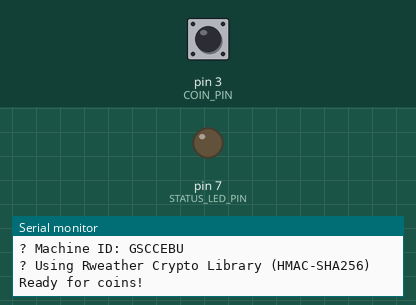
A sketch run on a simulated Arduino Uno, built with avr-gcc and run on an emulated ATmega328P. Parts: output pins drawn as LEDs (lit = HIGH), the last lines printed to the serial monitor. Dashed ring = blinking. The test bench sets the inputs (shaded band); at power-on: pin 3 (COIN_PIN) HIGH. WiFi joins after 1.5 s; servers stay silent unless stated.

Above: at 4.0 s.
4.1 s: pin 3 (COIN_PIN) pulled LOW for 0.15 s
At 4.47 s:
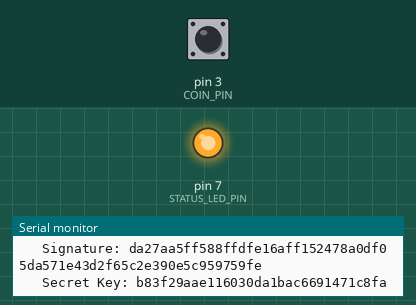
6.1 s: pin 3 (COIN_PIN) pulled LOW for 1 s
At 7.0 s:
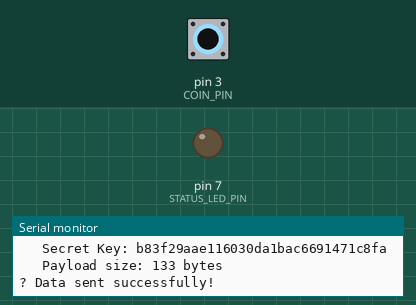
8.6 s: pin 3 (COIN_PIN) pulsed LOW 2 times (0.12 s each, 0.3 s apart)
At 9.33 s:
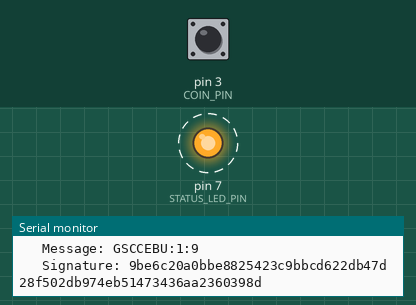
11.0 s: pin 3 (COIN_PIN) driven LOW
At 12.0 s:
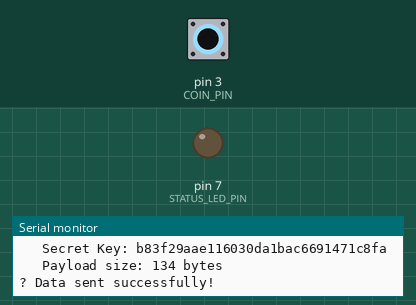
Timing chart, 0 to 14.0 s (numbered marks = the images above; inputs shaded):
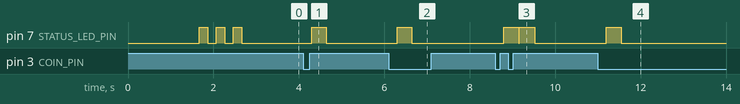

Measured:
- after the input at 4.1 s, pin 7 (STATUS_LED_PIN): LOW → HIGH after 0.20 s, → LOW 0.34 s later
- after the input at 6.1 s, pin 7 (STATUS_LED_PIN): LOW → HIGH after 0.20 s, → LOW 0.34 s later
- after the input at 8.6 s, pin 7 (STATUS_LED_PIN): alternates HIGH for 0.36 s and LOW for 0.01 s, 4 changes in all, then stays LOW, starting after 0.20 s
- after the input at 11.0 s, pin 7 (STATUS_LED_PIN): LOW → HIGH after 0.20 s, → LOW 0.35 s later

The sketch:

Nano.ino
```cpp
/*
 * Wi-Fi Vendo Machine - Coin Sender (v3)
 * Hardware: Arduino Nano + W5500 Ethernet Shield + Coin Acceptor
 *
 * UPDATES IN v3:
 * - Uses HMAC-SHA256 signature verification (secure)
 * - Sends timestamp to prevent replay attacks
 * - Uses Rweather's Arduino Cryptography Library (professional, battle-tested)
 *
 * --- WIRING GUIDE ---
 * Coin Signal Wire:  D3 (Must be D2 or D3 for interrupts)
 * Ethernet CS Pin:   D10 (Standard for most shields)
 * Ethernet MOSI:     D11
 * Ethernet MISO:     D12
 * Ethernet SCK:      D13
 * Status LED:        D7 (Optional)
 *
 * !!! SAFETY WARNING !!!
 * Ensure your Coin Acceptor signal does NOT send 12V to the Arduino.
 * Use a diode or voltage divider if the signal is powered.
 *
 * !!! LIBRARY REQUIREMENT !!!
 * Install Rweather's "Crypto" library:
 * https://github.com/rweather/arduinolibs
 * Or via Arduino IDE: Sketch ? Include Library ? Manage Libraries ? Search "Crypto" by Rweather
 */

#include <SPI.h>
#include <Ethernet.h>
#include <Crypto.h>
#include <SHA256.h>

// ==========================================
//      HARDWARE CONFIGURATION (EDIT HERE)
// ==========================================

// 1. PIN DEFINITIONS
#define COIN_PIN        3    // MUST be 2 or 3 on Nano/Uno
#define ETHERNET_CS_PIN 10   // Default is 10. Change if your shield uses 8 or 4.
#define STATUS_LED_PIN  7    // LED that blinks when data is sent

// 2. COIN SLOT SETTINGS
#define INTERRUPT_TRIGGER FALLING
#define PULSE_DELAY_MS    200     // Debounce time to separate distinct coins

// 3. NETWORK SETTINGS
byte mac[] = { 0xDE, 0xAD, 0xBE, 0xEF, 0xFE, 0xED };
const char* serverHost = "chymzj.golden-success.com";  // Domain only (no http://)
int serverPort = 80;                // HTTP default port

// 4. SECURITY - HMAC Configuration
// MUST match the HmacSecretKey in your .NET appsettings.json
const char* machineId = "GSCCEBU";
const char* hmacSecretKey = "b83f29aae116030da1bac6691471c8fa";

// ==========================================
//      END OF CONFIGURATION
// ==========================================

EthernetClient client;
volatile int pulseCount = 0;
unsigned long lastPulseTime = 0;
bool coinInserted = false;
unsigned long systemStartTime = 0;

void setup() {
  Serial.begin(9600);

  systemStartTime = millis();

  Serial.println(F("\n========================================"));
  Serial.println(F("Wi-Fi Vendo v3 - HMAC Secured"));
  Serial.println(F("========================================"));

  // Setup Pins
  pinMode(STATUS_LED_PIN, OUTPUT);
  pinMode(COIN_PIN, INPUT_PULLUP);

  // Attach Interrupt
  attachInterrupt(digitalPinToInterrupt(COIN_PIN), onCoinPulse, INTERRUPT_TRIGGER);

  Serial.println(F("Initializing Ethernet..."));

  // Initialize Ethernet with specific CS pin
  Ethernet.init(ETHERNET_CS_PIN);

  if (Ethernet.begin(mac) == 0) {
    Serial.println(F("ERROR: Failed to configure Ethernet using DHCP"));
    while (true) {
      digitalWrite(STATUS_LED_PIN, HIGH); delay(100);
      digitalWrite(STATUS_LED_PIN, LOW); delay(100);
    }
  }

  Serial.print(F("? Connected! Device IP: "));
  Serial.println(Ethernet.localIP());
  Serial.print(F("? Server: "));
  Serial.print(serverHost);
  Serial.print(F(":"));
  Serial.println(serverPort);
  Serial.print(F("? Machine ID: "));
  Serial.println(machineId);
  Serial.println(F("? Using Rweather Crypto Library (HMAC-SHA256)"));

  // Blink LED to indicate ready
  for(int i=0; i<3; i++) {
    digitalWrite(STATUS_LED_PIN, HIGH); delay(200);
    digitalWrite(STATUS_LED_PIN, LOW); delay(200);
  }

  Serial.println(F("Ready for coins!\n"));
}

void loop() {
  // Check if coin was inserted and debounce time has passed
  if (coinInserted && (millis() - lastPulseTime > PULSE_DELAY_MS)) {

    int pulsesToSend = 0;

    // Disable interrupts briefly to read/reset the volatile counter safely
    noInterrupts();
    pulsesToSend = pulseCount;
    pulseCount = 0;
    coinInserted = false;
    interrupts();

    if (pulsesToSend > 0) {
      sendCoinData(pulsesToSend);
    }
  }
}

// Interrupt Service Routine (Runs immediately when coin passes)
void onCoinPulse() {
  pulseCount++;
  lastPulseTime = millis();
  coinInserted = true;
}

// ==========================================
//      HMAC-SHA256 SIGNATURE COMPUTATION
// ==========================================

/**
 * Computes HMAC-SHA256 signature using Rweather's Crypto library
 * and converts to hex string
 * Message format: "machineId:pulseCount:timestamp"
 */
void computeHmacSignature(const char* message, char* output) {
  uint8_t keyBytes[32];
  uint32_t keyLen = strlen(hmacSecretKey);

  // Copy secret key (it's an ASCII string)
  memcpy(keyBytes, hmacSecretKey, keyLen);

  uint8_t hmacResult[32];

  // Create SHA256 hasher and HMAC it with the key
  // Rweather's library uses a different API: Hash object + manual HMAC computation
  SHA256 sha256;

  // HMAC-SHA256 algorithm:
  // 1. Create inner padding: key XOR 0x36
  uint8_t innerPad[64];
  uint8_t outerPad[64];

  for (int i = 0; i < 64; i++) {
    if (i < keyLen) {
      innerPad[i] = keyBytes[i] ^ 0x36;
      outerPad[i] = keyBytes[i] ^ 0x5C;
    } else {
      innerPad[i] = 0x36;
      outerPad[i] = 0x5C;
    }
  }

  // 2. Inner hash: hash(innerPad + message)
  sha256.reset();
  sha256.update(innerPad, 64);
  sha256.update((const uint8_t*)message, strlen(message));
  uint8_t innerHash[32];
  sha256.finalize(innerHash, 32);

  // 3. Outer hash: hash(outerPad + innerHash)
  sha256.reset();
  sha256.update(outerPad, 64);
  sha256.update(innerHash, 32);
  sha256.finalize(hmacResult, 32);

  // Convert to hex string
  for(int i = 0; i < 32; i++) {
    sprintf(output + (i * 2), "%02x", hmacResult[i]);
  }
  output[64] = '\0';
}

void sendCoinData(int pulses) {
  Serial.print(F(">> Sending "));
  Serial.print(pulses);
  Serial.println(F(" pulses..."));

  digitalWrite(STATUS_LED_PIN, HIGH);

  // Get current timestamp (seconds since device started)
  unsigned long timestamp = getTimestamp();

  // Build message for HMAC: "machineId:pulseCount:timestamp"
  char message[64];
  snprintf(message, sizeof(message), "%s:%d:%lu", machineId, pulses, timestamp);

  // Compute HMAC-SHA256 signature
  char signature[65]; // 64 hex chars + null terminator
  computeHmacSignature(message, signature);

  Serial.print(F("   Message: "));
  Serial.println(message);
  Serial.print(F("   Signature: "));
  Serial.println(signature);
  Serial.print(F("   Secret Key: "));
  Serial.println(hmacSecretKey);

  // Attempt connection
  if (client.connect(serverHost, serverPort)) {
    // Construct JSON Payload with HMAC signature
    String jsonPayload = "{";
    jsonPayload += "\"machineId\":\"" + String(machineId) + "\",";
    jsonPayload += "\"pulseCount\":" + String(pulses) + ",";
    jsonPayload += "\"timestamp\":\"" + String(timestamp) + "\",";
    jsonPayload += "\"signature\":\"" + String(signature);
    jsonPayload += "\"}";

    Serial.print(F("   Payload size: "));
    Serial.print(jsonPayload.length());
    Serial.println(F(" bytes"));

    // Send HTTP POST
    client.println(F("POST /api/hardware/coin HTTP/1.1"));
    client.print(F("Host: "));
    client.print(serverHost);
    client.print(F(":"));
    client.println(serverPort);
    client.println(F("Content-Type: application/json"));
    client.println(F("Connection: close"));
    client.print(F("Content-Length: "));
    client.println(jsonPayload.length());
    client.println();
    client.println(jsonPayload);

    Serial.println(F("? Data sent successfully!"));
    client.stop();
  } else {
    Serial.println(F("? Connection Failed. Check Server Host/Port."));
  }

  digitalWrite(STATUS_LED_PIN, LOW);
  Serial.println();
}

// ==========================================
//      TIMESTAMP FUNCTION
// ==========================================

/**
 * Returns elapsed seconds since device startup
 * For production use, implement NTP synchronization
 */
unsigned long getTimestamp() {
  return (millis() - systemStartTime) / 1000;
}
```
